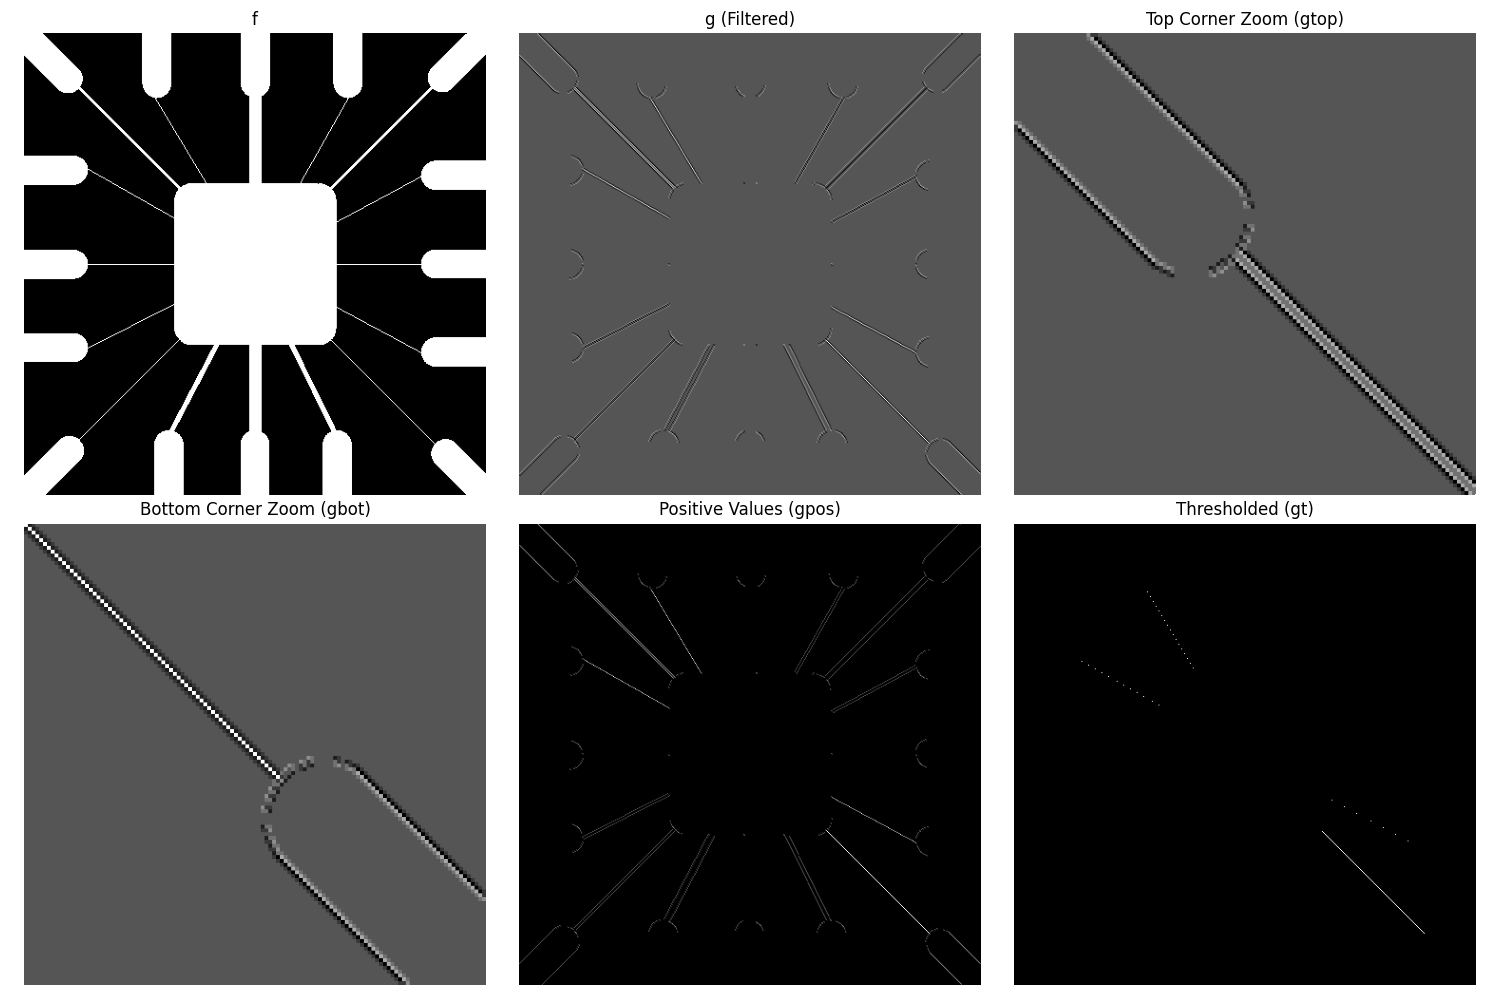

Python code for this plot:

import sys
import os
import numpy as np
import matplotlib.pyplot as plt
from skimage.io import imread
from skimage.util import img_as_float
from scipy.ndimage import convolve
from libDIP.intScaling4e import intScaling4e
from libDIPUM.pixeldup import pixeldup
from libDIPUM.data_path import dip_data

# Data
f = img_as_float(imread(dip_data('Fig1007(a)(wirebond_mask).tif')))
M, N = f.shape

# Kernel
w = np.array([[2, -1, -1],
              [-1, 2, -1],
              [-1, -1, 2]], dtype=float)

# Filtering
g = convolve(f, w, mode='nearest')

# Top Left Corner Zoom
h_top = int(M / 4)
w_top = int(N / 4)

gtop = g[0:h_top, 0:w_top]
# gtop = pixeldup(gtop, 4);
gtop = pixeldup(gtop, 4)

# Crop back to size of f
gtop = gtop[:M, :N]

# Bottom Right Corner Zoom
# gbot = g(end - int32(M/4) + 1:end, end - int32(N/4) + 1:end);
# Python: g[M-h_top : M, N-w_top : N]
gbot = g[M-h_top:M, N-w_top:N]
gbot = pixeldup(gbot, 4)
gbot = gbot[:M, :N]

botmax = gbot.max()
gtop[-1, -1] = botmax

# Positive values
gpos = np.zeros_like(g)
gpos[g > 0] = g[g > 0]

# Thresholding
T = gpos.max()
gt = gpos >= T

# Scaling for display
gs = intScaling4e(g)
gtop_s = intScaling4e(gtop)
gbot_s = intScaling4e(gbot)
gpos_s = intScaling4e(gpos)
gt_s = intScaling4e(gt)

# Display
fig, axes = plt.subplots(2, 3, figsize=(15, 10))
axes = axes.flatten()

axes[0].imshow(f, cmap='gray')
axes[0].set_title('f')
axes[0].axis('off')

axes[1].imshow(gs, cmap='gray')
axes[1].set_title('g (Filtered)')
axes[1].axis('off')

axes[2].imshow(gtop_s, cmap='gray')
axes[2].set_title('Top Corner Zoom (gtop)')
axes[2].axis('off')

axes[3].imshow(gbot_s, cmap='gray')
axes[3].set_title('Bottom Corner Zoom (gbot)')
axes[3].axis('off')

axes[4].imshow(gpos_s, cmap='gray')
axes[4].set_title('Positive Values (gpos)')
axes[4].axis('off')

axes[5].imshow(gt_s, cmap='gray')
axes[5].set_title('Thresholded (gt)')
axes[5].axis('off')

plt.tight_layout()
plt.savefig('Figure107.png')
plt.show()

if __name__ == "__main__":
    Figure107()
